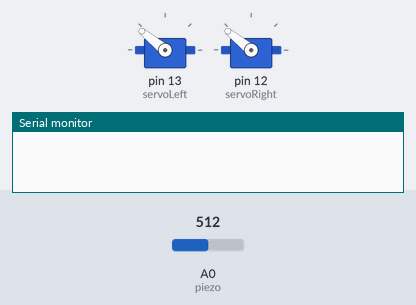
Simulated run of this sketch. Board: Arduino Uno, built with avr-gcc and run on an emulated ATmega328P. Parts: 2 × servo, the last lines printed to the serial monitor. Inputs (shaded band) come from the test bench; at power-on: A0 (piezo) = 512.

Above: at 1.3 s.
1.4 s: A0 (piezo) set to 12
2.9 s: A0 (piezo) set to 9
At 4.4 s:
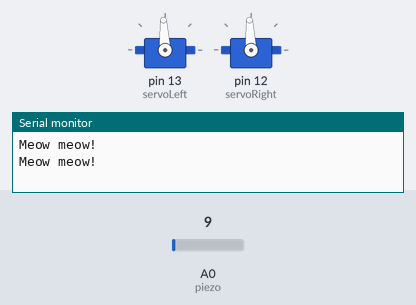
Timing chart, 0 to 5.9 s (numbered marks = the images above; inputs shaded):
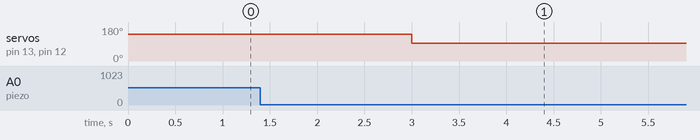

Measured:
- the behaviour switches between 11 and 10 on A0 (piezo) (found by bisection; images 0 and 1)
- after the input at 1.4 s, every drawn part: stays the same
- after the input at 2.9 s, servo on pin 13 (servoLeft), servo on pin 12 (servoRight): 141° → 93° after 0.10 s

The sketch:

hereKittyKitty.ino
```cpp
#include <Servo.h>                           // Include servo library

Servo servoRight;
Servo servoLeft;

int piezo = A0;

int sensorReading = 0;
int threshold = 10;

void moveKitty() {
  // Your Code Here
  servoRight.writeMicroseconds(1500);
  servoLeft.writeMicroseconds(1500);

}

void stopKitty() {
  // Your Code Here
  servoRight.writeMicroseconds(2000);
  servoLeft.writeMicroseconds(2000);
}

void setup() {
  // put your setup code here, to run once:

  //Your Code Here
  servoLeft.attach(13);
  servoRight.attach(12);

  Serial.begin(9600);
}

void loop() {
  // put your main code here, to run repeatedly:
  sensorReading = analogRead(piezo);

  //Your Code Here

  while (sensorReading <= threshold) {
    moveKitty();
    Serial.println("Meow meow!");
    delay(1000);
  }

  stopKitty();
  delay(500);
}
```
